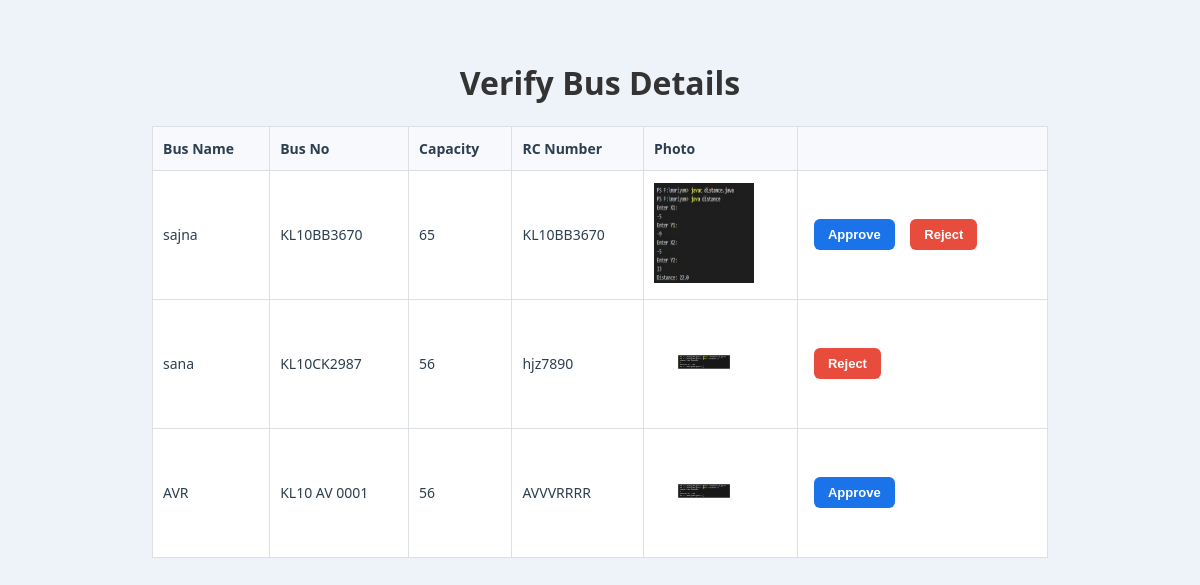
Page /ApproveBusDetails on the earlier database version.
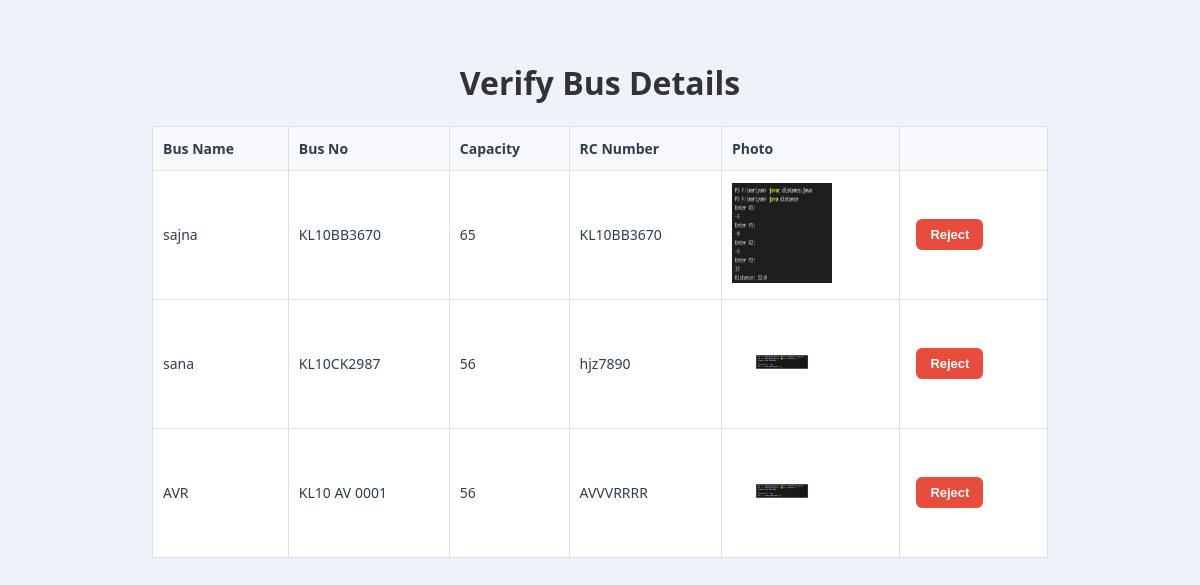
Same page on the later database version.
### BuzbeeApp/models.py (models this page shows)
class BusTable(models.Model):
     Busname = models.CharField(max_length=30,blank=True,null=True)
     Bus_NO = models.CharField(max_length=20,blank=True,null=True)
     Capacity = models.IntegerField(blank=True,null=True)
     RC_NO = models.CharField(max_length=15,blank=True,null=True)
     Photo = models.FileField(blank=True,null=True)
     OWNER = models.ForeignKey(OwnerTable, on_delete=models.CASCADE,blank=True,null=True)
     Status = models.CharField(max_length=20, null=True, blank=True)

### BuzbeeApp/views.py (the view)
# urls.py: path('ApproveBusDetails',ApproveBusDetails.as_view(), name="ApproveBusDetails"),
class ApproveBusDetails(View):
    def get(self,request):
        obj=BusTable.objects.all()
        return render(request,"administration/approvebusdetails.html",{'val':obj})

### templates/administration/approvebusdetails.html (shortened to what this page needs)
<!DOCTYPE html>
<html lang="en">
<head>
  <h1>Verify Bus Details</h1>
    <table >
        <tr>
            <th>Bus Name</th>
            <th>Bus No</th>
            <th>Capacity</th>
            <th>RC Number</th>
            <th>Photo</th>
            <th></th>
        </tr>
        {% for i in val %}
        <tr>
            <td>{{i.Busname}}</td>
            <td>{{i.Bus_NO}}</td>
            <td>{{i.Capacity}} </td>
            <td> {{i.RC_NO}}</td>
            <td> <img src={{i.Photo.url}}  width="100" height="100"></td>
            <td>
                {% if i.Status == "pending" %}
                    <a href="/ApproveBusDetail/{{i.id}}"><button type="submit" class="btn btn-approve">Approve</button></a>
                    <a href="/RejectBusDetail/{{i.id}}"><button type="submit" class="btn btn-reject">Reject</button></a>
                {% elif i.Status == "active"%}
                    <a href="/RejectBusDetail/{{i.id}}"><button type="submit" class="btn btn-reject">Reject</button></a>
                {% elif i.Status == "rejected"%}
                    <a href="/ApproveBusDetail/{{i.id}}"><button type="submit" class="btn btn-approve">Approve</button></a>
                {% endif %}
            </td>
        </tr>
        {% endfor %}
    </table>
</body>
</html>

### templates/administration/approvebusdetails.html (style rules this page uses)
h1 { text-align: center; }
table { width: 80%; background: #fff; margin: auto; border-collapse: collapse; border: 1px solid #dcdfe3; }
th, td { padding: 12px 10px; font-size: 14px; color: #2c3e50; border: 1px solid #dcdfe3; text-align: left; }
th { background: #f7f9fc; font-weight: 600; }
button { background: #1a73e8; color: #fff; padding: 8px 14px; border: none; border-radius: 6px; font-size: 13px; font-weight: 600; cursor: pointer; transition: all 0.3s ease; margin: 0 6px; }
.btn-reject { background: #e74c3c; }

Differences in the rows shown:
changed BusTable "sajna": no longer shows "Approve"
changed BusTable "AVR": Status "Approve" → "Reject"
